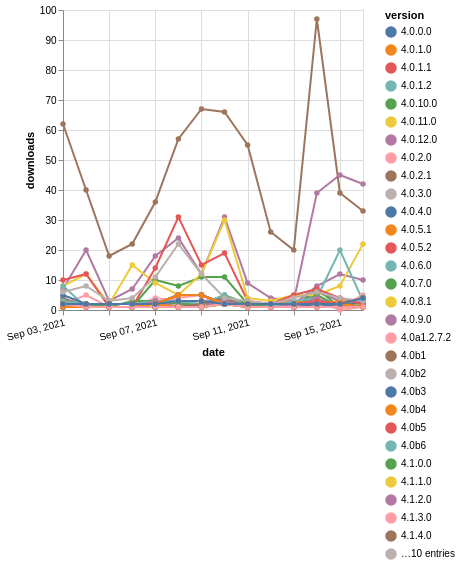

This figure's Vega-Lite source:
### Vega-Lite specification from a JSON file in a GitHub repository (floating-point values rounded to 4 significant figures; data arrays with more than 128 entries replaced by an {"elided": "..."} marker saying what was removed)
{"$schema": "https://vega.github.io/schema/vega-lite/v5.json", "description": "A simple bar chart with embedded data.", "data": {"values": {"elided": "546 records"}}, "width": "container", "mark": {"type": "line", "point": {"filled": true}}, "encoding": {"x": {"field": "date", "type": "temporal", "timeUnit": "yearmonthdate", "title": "date", "axis": {"labelAngle": -15}}, "y": {"field": "delta", "type": "quantitative", "title": "downloads"}, "color": {"field": "version", "type": "nominal"}, "tooltip": {"field": "delta"}}}
